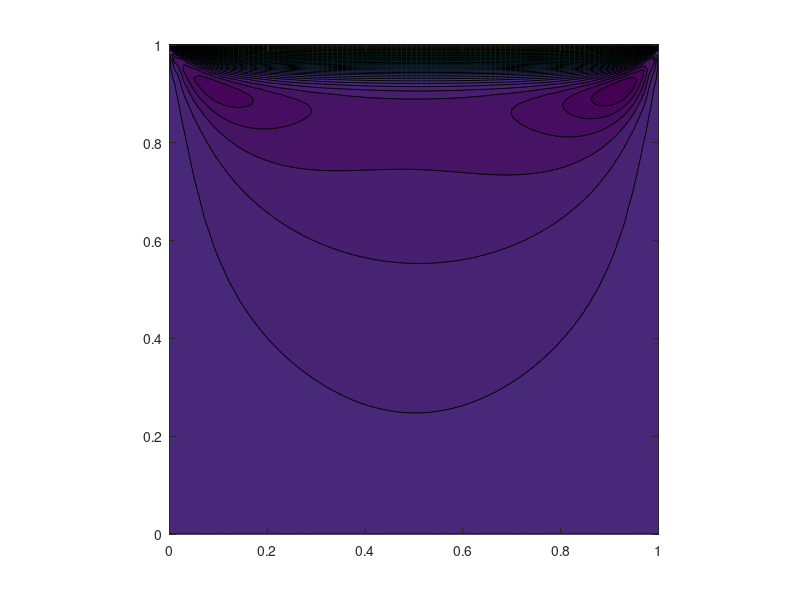

The MATLAB source for this figure: (Note: this script raises an error after producing the figure.)
%risolve equazioni di NavierStokes con un metodo alle differenze finite

clear all, close all, format long

X1 = 0; X2 = 1; Nx = 100; 
Y1 = 0; Y2 = 1; Ny = 100;

tend = 20; dt = 1e-3; Nt = round(tend/dt);
Re = 100;

x = linspace(X1,X2,Nx);                              
y = linspace(Y1,Y2,Ny);

dx = x(2)-x(1);                                     
dy = y(2)-y(1);

Dx  = 0+spdiags(ones(Nx,1)*[-1 0 1]/(2*dx),-1:1,Nx,Nx);
Dy  = 0+spdiags(ones(Ny,1)*[-1 0 1]/(2*dy),-1:1,Ny,Ny);
Dxp  = 0+spdiags(ones(Nx,1)*[-1 0 1]/(2*dx),-1:1,Nx,Nx);
Dyp  = 0+spdiags(ones(Ny,1)*[-1 0 1]/(2*dy),-1:1,Ny,Ny);

D2x = 0+spdiags(ones(Nx,1)*[1 -2 1]/dx^2,-1 :1,Nx,Nx);
D2y = 0+spdiags(ones(Ny,1)*[1 -2 1]/dy^2,-1 :1,Ny,Ny);

 
[Qx, Ex] = eig(D2x) ; invQx=inv(Qx) ;
Ex=repmat(diag(Ex),1,Ny) ;
[Qy, Ey] = eig(D2y) ; invQy=inv(Qy)' ; Qy=Qy' ;
Ey=repmat(diag(Ey)',Nx,1) ;
%condizioni iniziali
U = zeros(Nx,Ny);
V = zeros(Nx,Ny);
P = zeros(Nx,Ny);
Pn= P;   %pn = pressione al time step precedente

U(1,:)=0;
U(Nx,:)=0;
U(:,1)=0;
U(:,Ny)=0;

V(1,:)=0;
V(Nx,:)=0;
V(:,1)=0;
V(:,Ny)=0;

for n=1:Nt
%--------predictor
    Un = U + dt*( (D2x*U + U*D2y')/Re - Dx*Pn - U.*(Dx*U) - V.*(U*Dy') );
    Vn = V + dt*( (D2x*V + V*D2y')/Re - Pn*Dy'- V.*(Dx*V) - V.*(V*Dy') );
    
    %calcolo della pressione aggiornata per rispettare la divergenza
  %  Pfn = invQx*Pn*invQy;    %proiezione nello spazio degli autovalori
    rhs=D2x*Pn+Pn*D2y'+Dxp*U/dt+V*Dyp'/dt;
    R =invQx*rhs*invQy;
    Pf = R./(Ex+Ey); %calcolo
    P = Qx*Pf*Qy; %ritorno nello spazio fisico
 %condizioni al contorno sulla pressione: gradiente nullo alle pareti
    P(1,:)=P(2,:);  P(Nx,:)=P(Nx-1,:);
    P(:,1)=P(:,2);  P(:,Ny)=P(:,Ny-1);
    
    %correction sulla velocità
    U = Un - dt*Dx*( P - Pn );
    V = Vn - dt*( P - Pn )*Dy';
    Pn = P;
    U(1,:)=0;
    U(Nx,:)=0;
    U(:,1)=0;
    U(:,Ny)=1;
    V(1,:)=0;
    V(Nx,:)=0;
    V(:,1)=0;
    V(:,Ny)=0;
    
    if mod(n,100)==0
    figure(1)
    contourf(x,y,U',50), axis image, colormap bluewhitered,
    set(gca,'fontsize',18)
    colorbar
    xlabel x, ylabel y
    title(['t=',num2str(n*dt)]), drawnow
    figure(2)
    contourf(x,y,V',50), axis image, colormap bluewhitered,
    set(gca,'fontsize',18)
    colorbar
    xlabel x, ylabel y
    title(['t=',num2str(n*dt)]), drawnow
    end
end